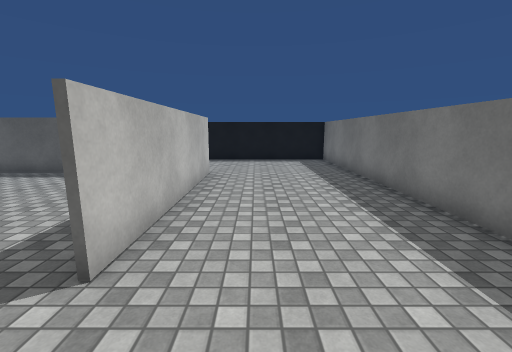
View 1 (above)

16 first-person views from a walk through a Unity game level. The camera is 1.5 m above the floor, tilts 10° down and sees 90° across. The floor is counted in squares, 1 m on a side. Each view is taken from the middle of a square. On the plan, view 1 faces up. The plan holds only what a view shows up to about 13 squares ahead; the rest is blank. The place goes on beyond the plan. The player character is not drawn. Surface patterns are stand-ins for the level's own textures.

View 2
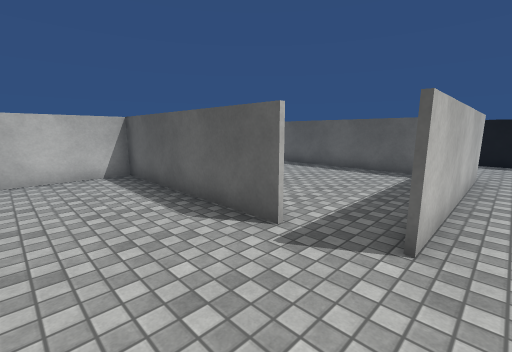

View 3
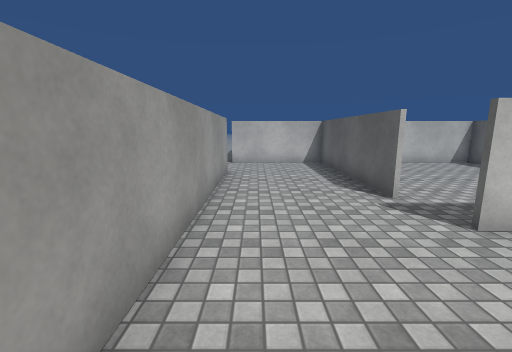

View 4
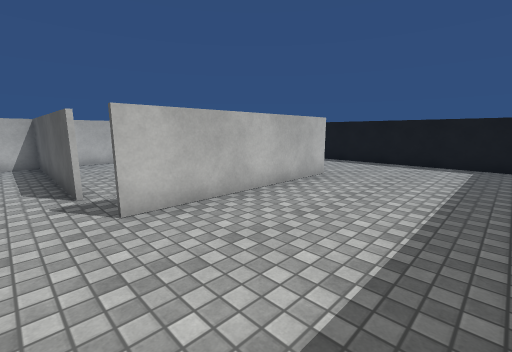

View 5
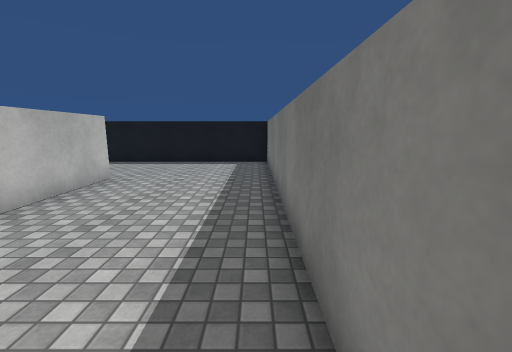

View 6
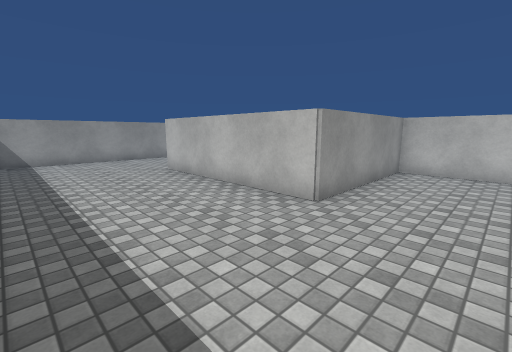

View 7
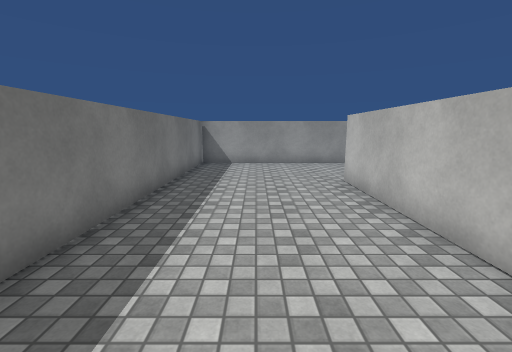

View 8
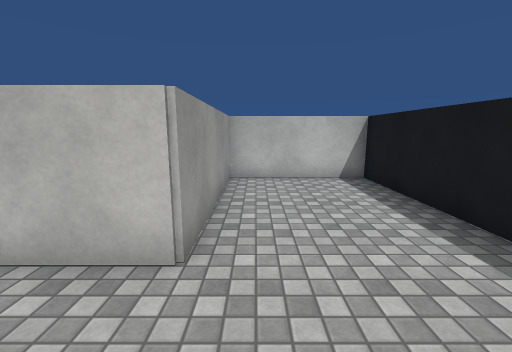

View 9
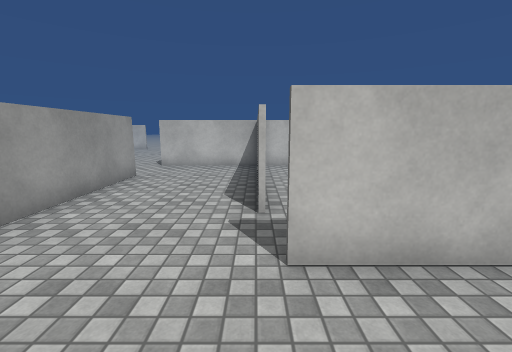

View 10
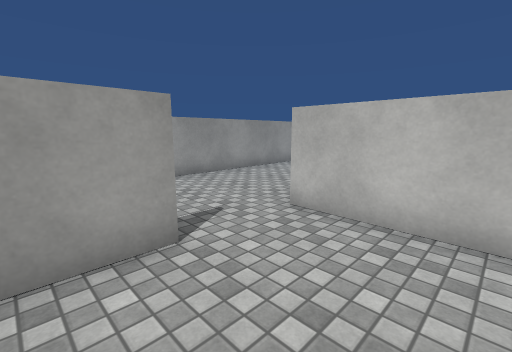

View 11
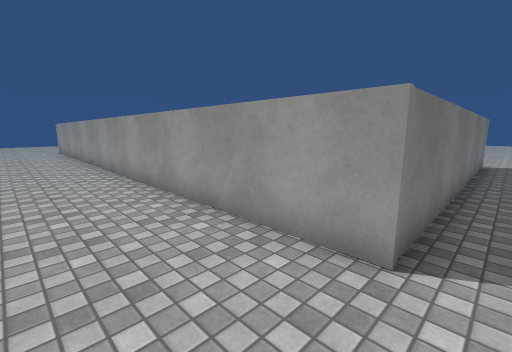

View 12
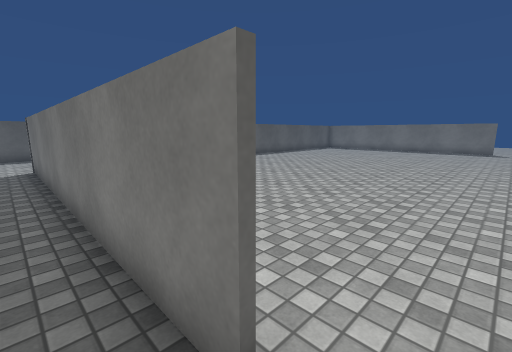

View 13
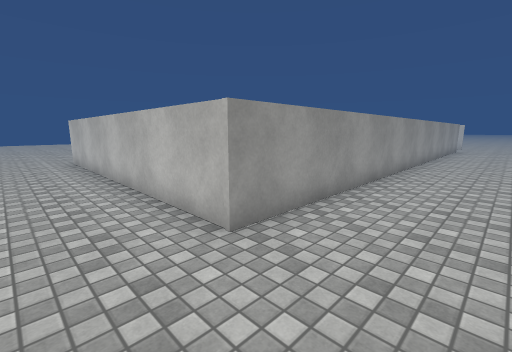

View 14
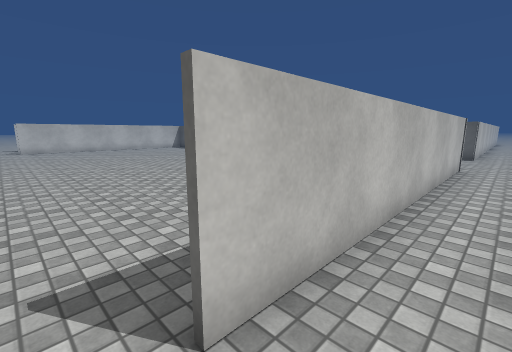

View 15
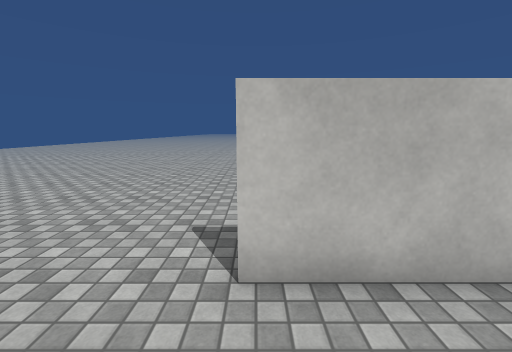

View 16
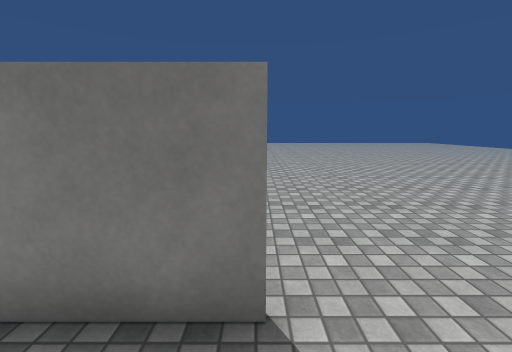

### Floor plan
Ten units are one square. View 1 is at (0, 0); x grows to the right and y downward. Boxes are objects, and circles mark ways between rooms. Rooms are numbered by the first view taken in them; rooms with no view inside come last. Other rooms are left out.
<svg viewBox="-186 -140 231 340">
<path fill="none" stroke="#000" d="M-35 -21 -101 -21 -101 21M-76 21 35 21 35 -135 -72 -135 -72 -92 -17 -92 -17 -22M38 21 31 21M-169 21 -181 21M-172 181 -172 68 37 68 37 182M-32 -91 -101 -91 -101 -24"/>
<circle cx="-85" cy="20" r="3" fill="#2a7"/>
<circle cx="-30" cy="-30" r="3" fill="#2a7"/>
<text x="-10" y="-50">1</text>
<text x="-40" y="40">2</text>
<text x="-60" y="-60">3</text>
</svg>
Room 1 opens to room 2. Room 1 opens to room 3.

Where each view was taken, in squares from view 1:
view 1: 0 up, 0 right, facing up
view 2: 1 down, 1 left, facing up-left
view 3: 1 down, 2 right, facing left
view 4: 1 up, 3 right, facing up-left
view 5: 1 up, 3 right, facing up
view 6: 12 up, 3 right, facing down-left
view 7: 10 up, 1 right, facing down
view 8: 10 up, 1 right, facing left
view 9: 2 up, 1 right, facing left
view 10: 1 up, 6 left, facing down-left
view 11: 4 down, 18 left, facing down-right
view 12: 19 down, 18 left, facing up-right
view 13: 4 down, 6 right, facing down-left
view 14: 19 down, 5 right, facing up-left
view 15: 18 down, 6 right, facing left
view 16: 18 down, 19 left, facing right
